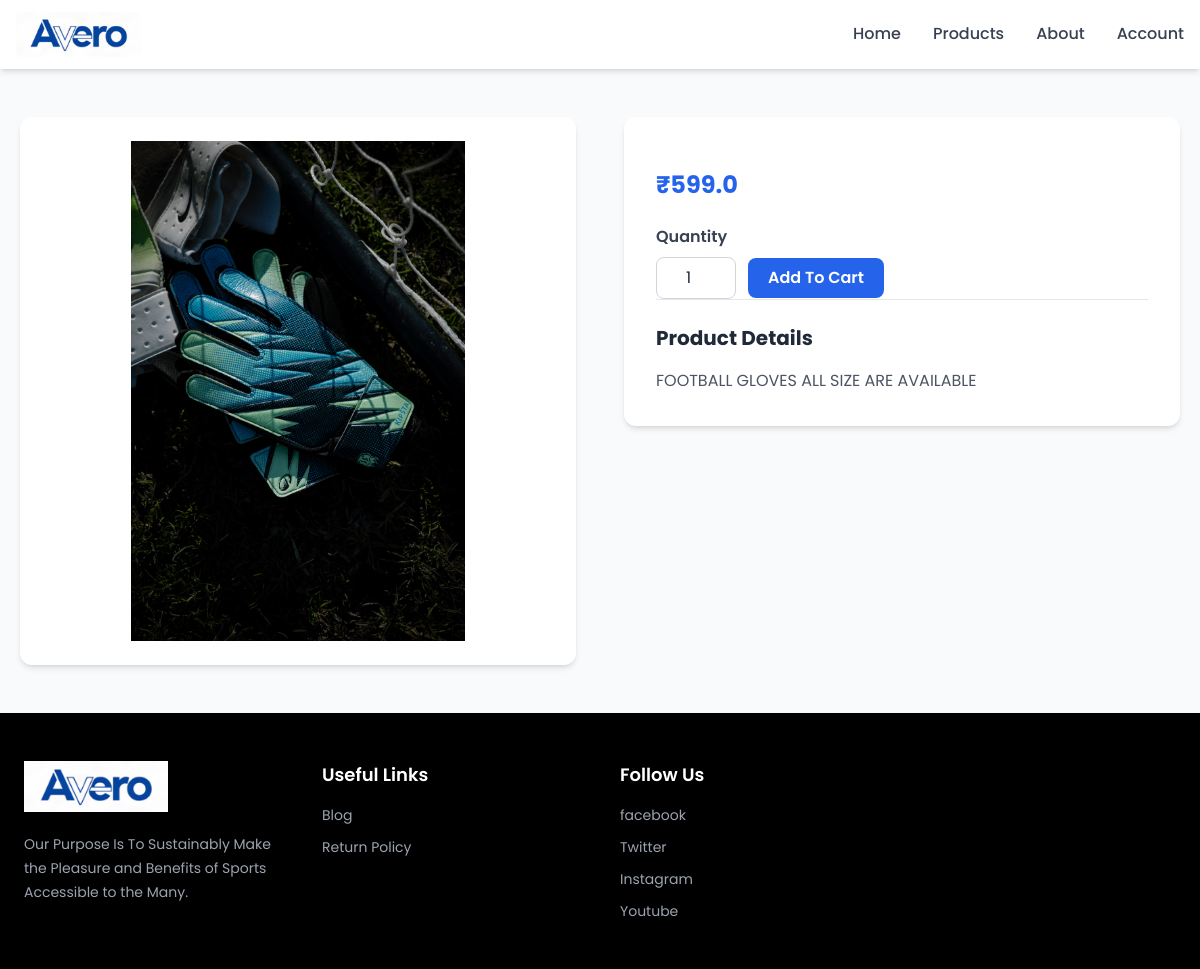
Screenshot of /productdetails3 with the database file from the repository.
### products/models.py (models this page shows, shortened)
class Product(models.Model):
    LIVE=1
    DELETE=0
    DELETE_CHOICES=((LIVE,"live"),(DELETE,"delete"))
    title=models.CharField(max_length=200)
    price=models.FloatField()
    description=models.TextField()
    image=models.ImageField(upload_to="media/")
    created_at=models.DateTimeField(auto_now_add=True)
    updated_at=models.DateTimeField(auto_now=True)
    priority=models.IntegerField(default=0)
    delete_status=models.IntegerField(choices= DELETE_CHOICES,default=LIVE)

### products/views.py (the view)
# urls.py: path("productdetails<pk>",views.product_detail,name="product_detail")
def product_detail(request,pk):
    product=Product.objects.get(pk=pk)
    return render(request,"product_detail.html",{"product":product})

### templates/product_detail.html (shortened to what this page needs)
{% extends 'blank.html' %}
{% block content %}
{% include "product_discription.html" %}
{% endblock content %}

### templates/product_discription.html (shortened to what this page needs)
{% load static %}
<section class="py-12 bg-gray-50">
    <div class="max-w-7xl mx-auto px-5">
        <div class="grid grid-cols-1 md:grid-cols-2 gap-12 items-start">
            <div class="bg-white rounded-xl shadow-md p-6">
                {% if product.image %}
                    <img
                        src="{{ product.image.url }}"
                        alt="{{ product.name }}"
                        id="ProductImg"
                        class="w-full h-[500px] object-contain rounded-lg"
                    >
                {% else %}
                    <div class="w-full h-[500px] bg-gray-200
                                flex items-center justify-center rounded-lg">
                        <p class="text-gray-500">No Image Available</p>
                    </div>
                {% endif %}
            </div>
            <div class="bg-white rounded-xl shadow-md p-8">
                <h4 class="text-2xl font-bold text-blue-600 mb-6">
                    ₹{{ product.price }}
                </h4>
                <label class="block text-gray-700 font-semibold mb-2">
                    Quantity
                </label>
<form method="post" action="{% url 'add_to_cart' %}" class="flex items-center gap-3">
    <input
      type="number"
      name="quantity"
      value="1"
      min="1"
        class="w-20 rounded-lg border border-gray-300 px-3 py-2 text-center
               focus:border-blue-500 focus:outline-none focus:ring-2 focus:ring-blue-200">
    <button
        type="submit"
        class="rounded-lg bg-blue-600 px-5 py-2 font-semibold text-white
               transition hover:bg-blue-700 focus:outline-none focus:ring-2
               focus:ring-blue-300"
    >
        Add To Cart
    </button>
</form>
                <div class="border-t pt-6">
                    <h3 class="text-xl font-bold text-gray-800 mb-4">
                        Product Details
                    </h3>
                    <p class="text-gray-600 leading-relaxed">
                        {{ product.description }}
                    </p>
                </div>
            </div>
        </div>
    </div>
</section>

### templates/blank.html (style rules this page uses)
body { font-family: 'Poppins', sans-serif; }

### rows the page displays
Product: image (picture), price "599.0", description "FOOTBALL GLOVES ALL SIZE ARE AVAILABLE"
